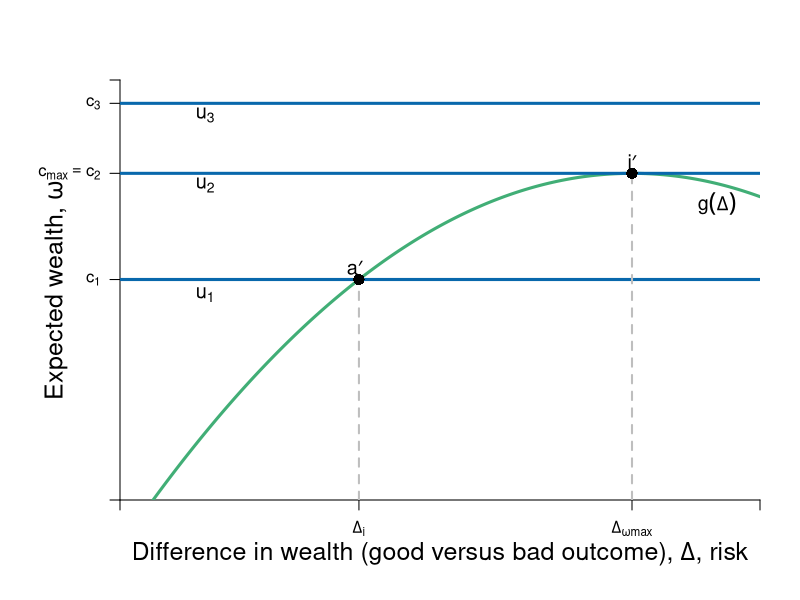

Write the R code that produced this figure.
require(ggplot2)
require(shape)
pdf(file = "risk/risk_return_neutral.pdf", width = 9, height = 7)

#Set parameters for graphics
axislabelsize <- 1.5
labelsize <- 1.2
graphlinewidth <- 3
segmentlinewidth <- 2
a <- c(2, 4, 6)


COL <- c("#7fc97f", "#beaed4", "#fdc086", "#ffff99", "#386cb0", "#f0027f", "#bf5b17", "#666666")
COLA <- c("#e0f3db", "#99d8c9","#66c2a4","#41ae76", "#238b45", "#005824")
COLB <- c("#c6dbef", "#4eb3d3", "#2b8cbe", "#0868ac","#084081")
COLC <- c("#fcfbfd", "#efedf5", "#dadaeb", "#bcbddc", "#9e9ac8", "#807dba", "#6a51a3", "#54278f", "#3f007d")

par(mar =  c(5, 6, 4, 2))
xlims <- c(0, 15)
ylims <- c(0, 18)

riskreturn <- function(g, int1 = 14, int2 = 4, coeff = 1/3){
  int1 - (int2 - (coeff)*g)^2
}

uA <- function(omega, g, slope = 0.5){
  omega + omega*g  - slope*g^2
}

indiffA <- function(g, intercept = 3, slope = 0.125){
  intercept  + slope*g^2
}


#Plot command 
plot(0, 0, xlim = xlims, ylim = ylims, 
     type = "n",
     xlab = expression(paste("")),
     ylab = expression(paste("")), 
     axes = FALSE,
     # xlab = expression(paste("Bob's Payoff, ", u^B)),
     # ylab = expression(paste("Alfredo's Payoff, ", u^A)),
     #xaxt = "n", 
     #yaxt = "n", 
     cex.lab = axislabelsize, 
     bty = "n", 
     xaxs="i", 
     yaxs="i"
)


#Customize ticks and labels for the plot
# ticksy <- seq(ylims[1], ylims[2], 3)
# ylabels <- seq(ylims[1], ylims[2], 3)
# ticksx <- seq(xlims[1], xlims[2], 5)
# xlabels <- seq(xlims[1], xlims[2], 5)
ticksy <- c(0,  riskreturn(g = 5.6), riskreturn(g = 12), 17, ylims[2])
ylabels <- c(NA, expression(paste(c[1])), expression(paste(c[max] == c[2])), expression(paste(c[3])), NA)
ticksx <- c(0, 5.6, 12, xlims[2])
xlabels <- c(NA, expression(paste(Delta[i])), expression(paste(Delta[omega*max])), NA)

axis(1, at = ticksx, pos = 0, labels = xlabels)
axis(2, at = ticksy, pos = 0, labels = ylabels, las = 1)
mtext(expression(paste("Difference in wealth (good versus bad outcome), ", Delta, ", risk")), side = 1, line = 2.5, cex = axislabelsize)
text(xlims[1] - 1.5, ylims[2] - 0.5*(ylims[2] - ylims[1]), expression(paste("Expected wealth, ", omega)), xpd = TRUE, cex = axislabelsize, srt = 90) 


npts <- 500 
xx1 <- seq(xlims[1], xlims[2], length.out = npts)
lines(xx1, riskreturn(xx1), col = COLA[4], lwd = graphlinewidth, lty = 1)
# lines(xx1, indiffA(xx1, intercept = 2), col = COLB[4], lwd = graphlinewidth, lty = 1)
# lines(xx1, indiffA(xx1, intercept = 5.6), col = COLB[4], lwd = graphlinewidth, lty = 1)
# lines(xx1, indiffA(xx1, intercept = 9), col = COLB[4], lwd = graphlinewidth, lty = 1)
# 

#Add points a, b, c and c
#segments(5.6, 0, 5.6, riskreturn(g = 5.6), lty = 2, col = COLB[4], lwd = segmentlinewidth)
segments(0, riskreturn(g = 5.6), xlims[2], riskreturn(g = 5.6), lty = 1, col = COLB[4], lwd = graphlinewidth)
segments(0, riskreturn(g = 12) , xlims[2], riskreturn(g = 12) , lty = 1, col = COLB[4], lwd = graphlinewidth)
segments(0, 17, xlims[2], 17, lty = 1, col = COLB[4], lwd = graphlinewidth)

segments(5.6, 0, 5.6, riskreturn(g = 5.6), lty = 2, col = "gray", lwd = segmentlinewidth)

segments(12, 0, 12, riskreturn(g = 12) , lty = 2, col = "gray", lwd = segmentlinewidth)


#Label risk return schedule
text(14, 12.7, expression(paste(g(Delta))), cex = labelsize)


#Label value functions
text(2, 8.8, expression(u[1]), cex = labelsize)
text(2, 13.5, expression(u[2]), cex = labelsize)
text(2, 16.5, expression(u[3]), cex = labelsize)


points(5.6, riskreturn(g = 5.6), pch = 16, col = "black", cex = 1.5)
text(5.6 - 0.1, riskreturn(g = 5.6) + 0.5, expression(paste(a*minute)), cex = labelsize)


points(12, riskreturn(g = 12) , pch = 16, col = "black", cex = 1.5)
text(12, riskreturn(g = 12) + 0.5, expression(paste(i*minute)), cex = labelsize)


dev.off()
